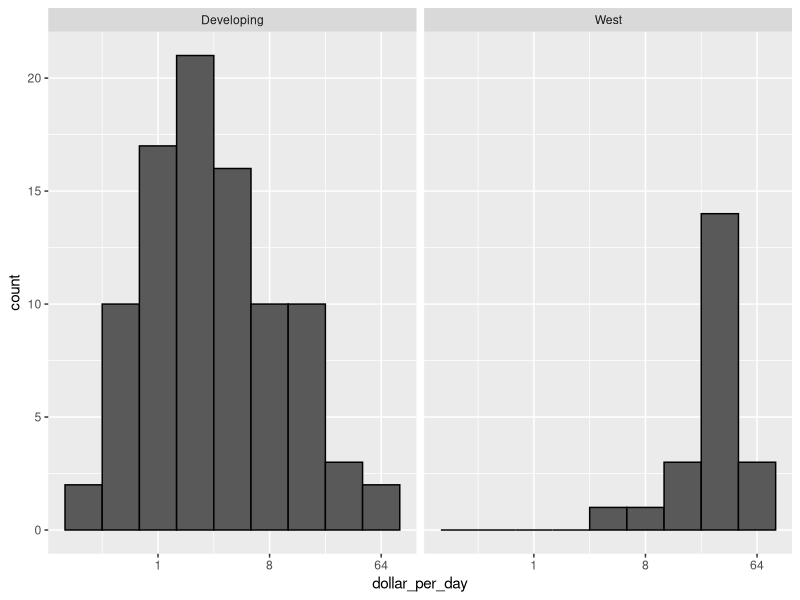
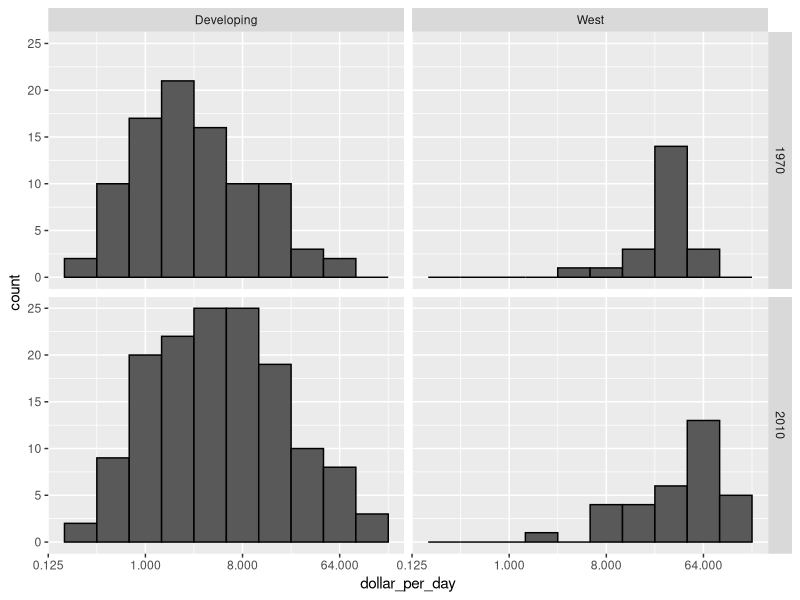
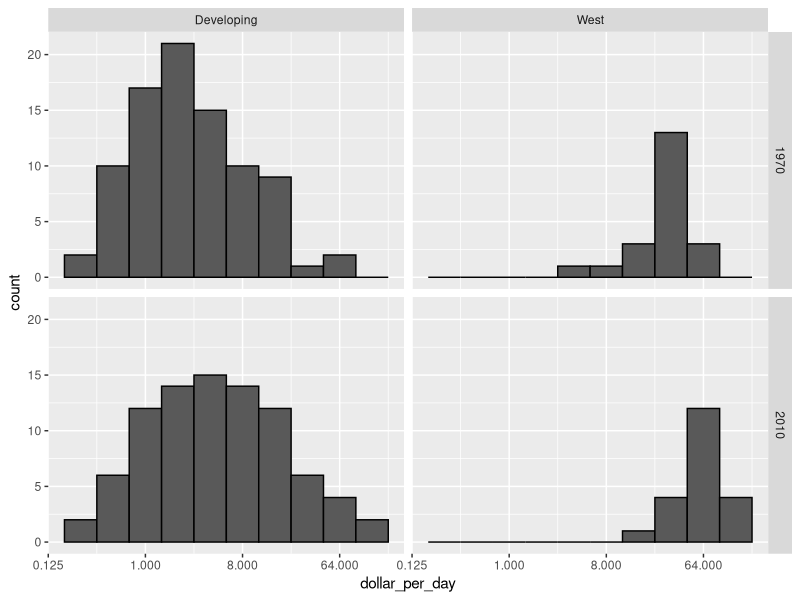
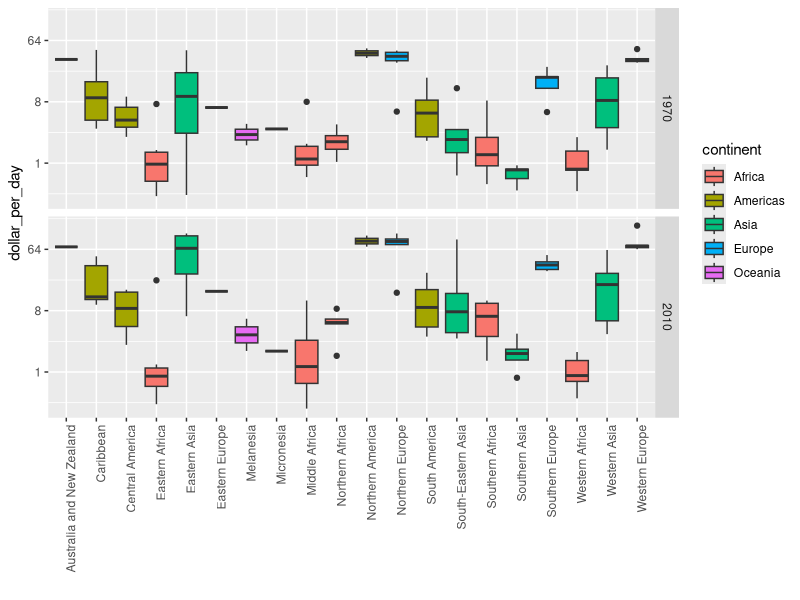
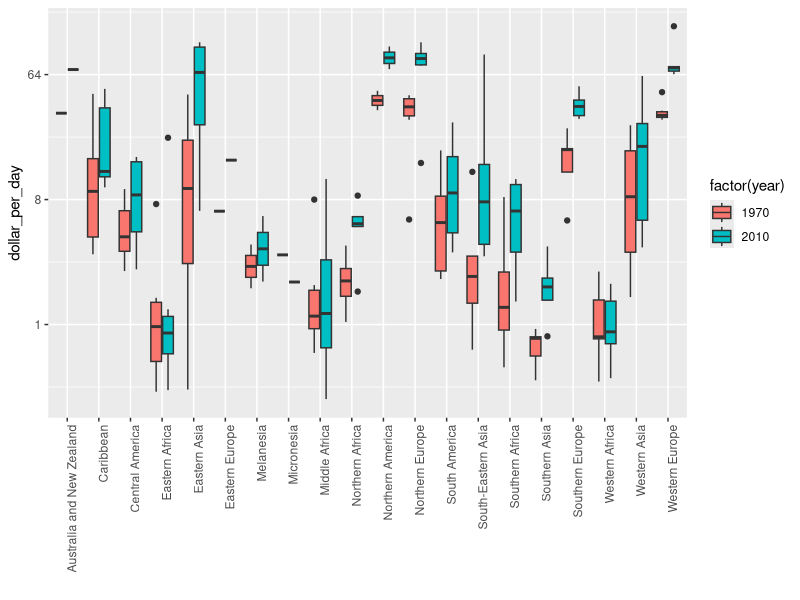

Write R code to recreate these figures, in order.
library(tidyverse)
library(dslabs)

data("gapminder")

west <- c('Western Europe','Northern Europe','Southern Europe','Northern America',
          'Australia and New Zealand')

past_year <- 1970
present_year <- 2010


gapminder <- gapminder %>% 
  mutate(dollar_per_day = gdp/population/365)

p <- gapminder %>%
  filter(year == past_year & !is.na(gdp)) %>%
  mutate(group = ifelse(region %in% west, 'West','Developing')) %>% 
  ggplot(aes(dollar_per_day)) + 
  geom_histogram(binwidth = 1,color = 'black') +
  scale_x_continuous(trans = 'log2') +
  facet_grid(.~group)



q <- gapminder %>%
  filter(year %in% c(past_year,present_year) & !is.na(gdp)) %>%
  mutate(group = ifelse(region %in% west, 'West','Developing')) %>% 
  ggplot(aes(dollar_per_day)) + 
  geom_histogram(binwidth = 1,color = 'black') +
  scale_x_continuous(trans = 'log2') +
  facet_grid(year~group)

#since for the year 2010 many countries are new which werent present in 1970
#example USSR, so we are only gonna plot the data for the countries where 
#records are present for both the years

country_list1 <- gapminder %>% 
  filter(year == past_year & !is.na(dollar_per_day)) %>% .$country

country_list2 <- gapminder %>% 
  filter(year == present_year & !is.na(dollar_per_day)) %>% .$country

country_list <- intersect(country_list1,country_list2)


r <- gapminder %>%
  filter(year %in% c(past_year,present_year) & country %in% country_list) %>%
  mutate(group = ifelse(region %in% west, 'West','Developing')) %>% 
  ggplot(aes(dollar_per_day)) + 
  geom_histogram(binwidth = 1,color = 'black') +
  scale_x_continuous(trans = 'log2') +
  facet_grid(year~group)
  
s <- gapminder %>%
  filter(year %in% c(past_year,present_year) & country %in% country_list) %>%
  mutate(group = ifelse(region %in% west, 'West','Developing')) %>% 
  ggplot() + 
  theme(axis.text.x = element_text(angle = 90,hjust = 1)) +
  xlab('') +
  scale_y_continuous(trans = 'log2') 

s <- s + geom_boxplot(aes(region,dollar_per_day,fill=continent)) + 
  facet_grid(year~.)

# as we can see to compare it is a bit diffcult so we change it by not using
#facet but by filling in color for 1970 and 2010

t <- gapminder %>%
  filter(year %in% c(past_year,present_year) & country %in% country_list) %>%
  mutate(group = ifelse(region %in% west, 'West','Developing')) %>% 
  ggplot() + 
  theme(axis.text.x = element_text(angle = 90,hjust = 1)) +
  xlab('') +
  scale_y_continuous(trans = 'log2') 

t <- t + geom_boxplot(aes(region,dollar_per_day,fill = factor(year)))
  
print(p)
print(q)
print(r)
print(s)
print(t)
